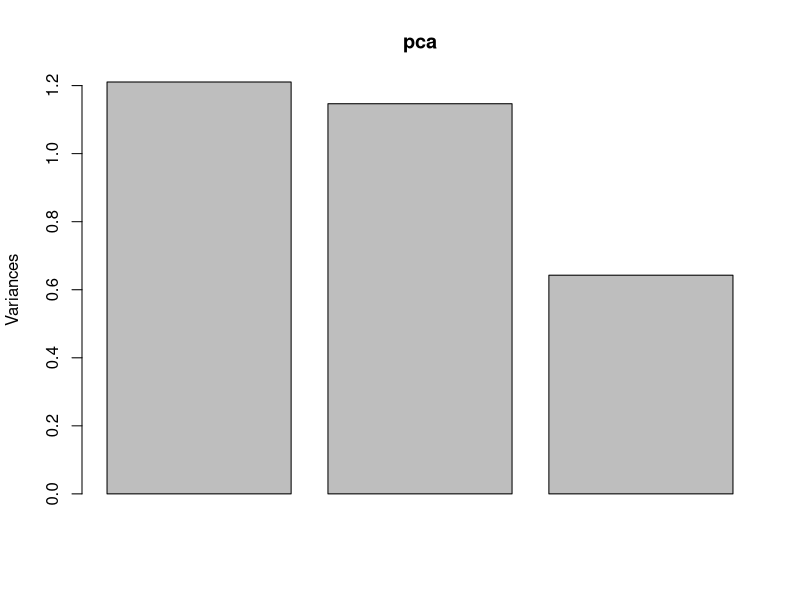

Recreate this plot in R. (Note: this script raises an error after producing the figure.)
### Running a PCA to test for functional dispersion across env. conditions

# import data
data <- read.csv("./../clean_data/all_data_combined.csv")
data <- data[data$species=="BRTE",]

# only complete data set
bdata <- data[!is.na(data$aboveground_mass),]
traits <- bdata[,c("max.height","length_cm","root_mass","total_leaf_area","total_leaf_mass")]
bdata.complete <- bdata[which(complete.cases(traits)==TRUE),]

# calculate SLA
bdata.complete$total_leaf_area <- bdata.complete$total_leaf_area/100
bdata.complete$SLA <- as.numeric(bdata.complete$total_leaf_area)/as.numeric(bdata.complete$total_leaf_mass)

# calculate SRL
bdata.complete$SRL <- as.numeric(bdata.complete$length_cm)/as.numeric(bdata.complete$root_mass)
bdata.complete <- bdata.complete[-which(bdata.complete$SRL==Inf),]

# just get traits
bdata.complete$max.height <- as.numeric(bdata.complete$max.height)
pca.data <- bdata.complete[,c("SLA","SRL","max.height")]

pca <- prcomp(pca.data,center=TRUE,scale. = TRUE)

summary(pca)
plot(pca)

# add pc scores to data frame
bdata.complete$PC1 <- pca$x[,1]
bdata.complete$PC2 <- pca$x[,2]

write.csv(bdata.complete,"./../clean_data/pca_data.csv",row.names = FALSE)

# extract loadings
loads <- as.data.frame(pca$rotation[,1:2])

# testing for differences in dispersion
elev.disp <- betadisper(dist(bdata.complete[,c("PC1","PC2")]), group = bdata.complete$elevation)
anova(elev.disp)
# functional dispersion at low > at high

rm(bdata.complete)
